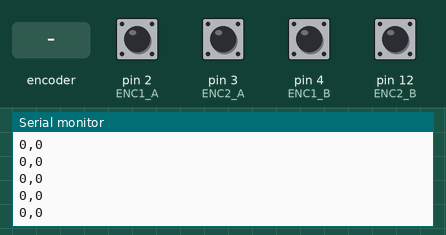
Simulated run of this sketch. Board: Arduino Uno, built with avr-gcc and run on an emulated ATmega328P. Parts: the last lines printed to the serial monitor. The test bench sets the inputs (shaded band); at power-on: pin 2 (ENC1_A), pin 3 (ENC2_A), pin 4 (ENC1_B), pin 12 (ENC2_B) HIGH.

Above: at 1.2 s.
1.3 s: rotary encoder on pin 2 (ENC1_A) / pin 4 (ENC1_B) turned 1 step (first pin leading)
At 1.37 s:
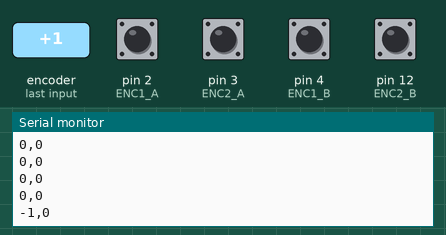
3.0 s: pin 3 (ENC2_A) pulled LOW for 0.15 s
At 3.18 s:
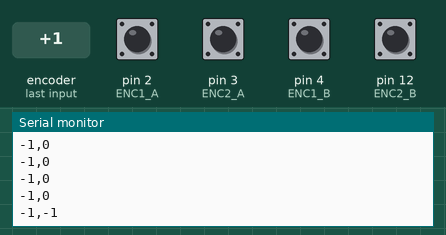
4.6 s: pin 3 (ENC2_A) pulled LOW for 1 s
At 5.64 s:
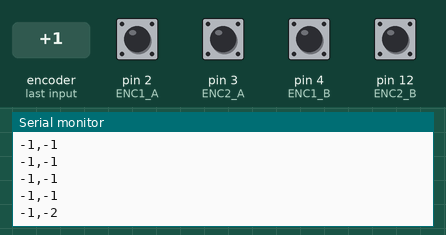
7.1 s: rotary encoder on pin 2 (ENC1_A) / pin 4 (ENC1_B) turned 1 step (first pin leading)
At 7.19 s:
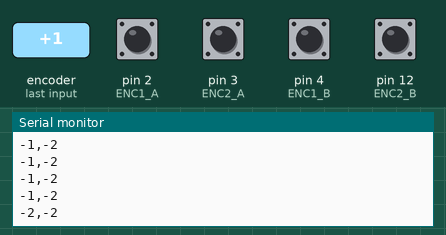
Timing chart, 0 to 9.8 s (numbered marks = the images above; inputs shaded):
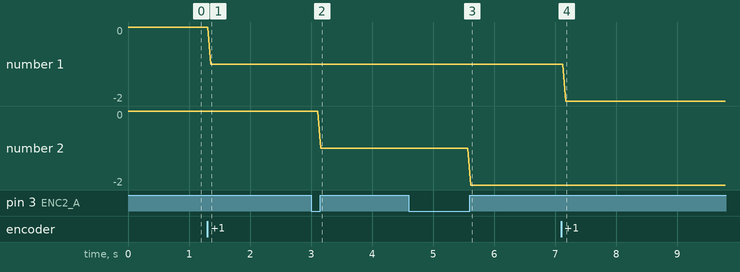

Measured:
- after the input at 1.3 s, the serial monitor: prints a new line after 0.05 s (image 1)
- after the input at 3.0 s, the serial monitor: prints a new line after 0.16 s (image 2)
- after the input at 4.6 s, the serial monitor: prints a new line after 1.0 s (image 3)
- after the input at 7.1 s, the serial monitor: prints a new line after 0.08 s (image 4)
- plotted number 1: 0 → -1 after the input at 1.3 s
- plotted number 2: -1 → -2 after the input at 4.6 s

The sketch:

odom_no_imu.ino
```cpp
// -------- Encoder Pins --------
#define ENC1_A 2
#define ENC1_B 4
#define ENC2_A 3
#define ENC2_B 12

volatile long encoder1Count = 0;
volatile long encoder2Count = 0;

// -------- ISR (with direction) --------
void encoder1ISR() {
  if (digitalRead(ENC1_B) == HIGH)
    encoder1Count++;
  else
    encoder1Count--;
}

void encoder2ISR() {
  if (digitalRead(ENC2_B) == HIGH)
    encoder2Count--;
  else
    encoder2Count++;
}

void setup() {
  Serial.begin(115200);

  // Enable internal pull-ups (IMPORTANT)
  pinMode(ENC1_A, INPUT_PULLUP);
  pinMode(ENC1_B, INPUT_PULLUP);
  pinMode(ENC2_A, INPUT_PULLUP);
  pinMode(ENC2_B, INPUT_PULLUP);

  attachInterrupt(digitalPinToInterrupt(ENC1_A), encoder1ISR, RISING);
  attachInterrupt(digitalPinToInterrupt(ENC2_A), encoder2ISR, RISING);
}

void loop() {
  long c1, c2;

  // Prevent weird partial reads
  noInterrupts();
  c1 = encoder1Count;
  c2 = encoder2Count;
  interrupts();

  // Send clean CSV format
  Serial.print(c1);
  Serial.print(",");
  Serial.println(c2);

  delay(50);  // ~20 Hz
}
```
